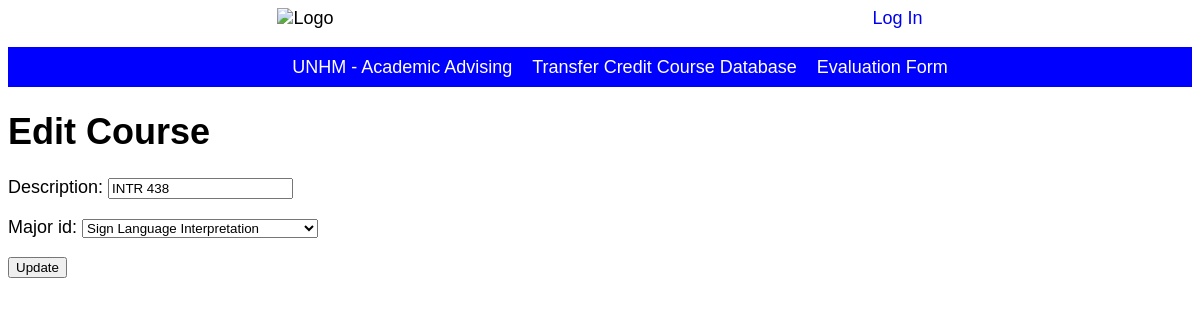
The page /requirements-edit/1 on the database as committed earlier.
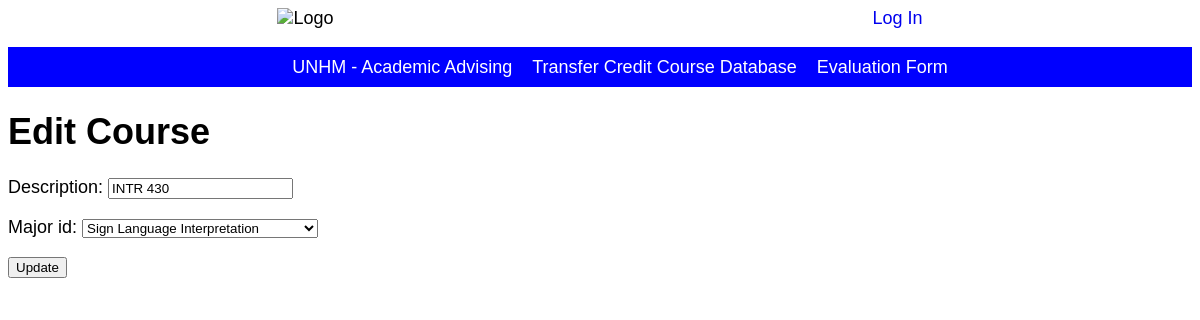
The same page on the database as committed later.
### transfer/models/model_requirement.py (models this page shows, shortened)
class MajorRequirement(models.Model):
    description = models.CharField(max_length=100, blank=True, null=True)
    major_id = models.ForeignKey(Major, on_delete=models.CASCADE)

### transfer/views/requirement_view.py (the view)
# urls.py: path('requirements-edit/<int:pk>', RequirementUpdateView.as_view(), name='requirement_edit'),
class RequirementUpdateView(UpdateView):
    model = MajorRequirement
    template_name = 'requirement/major_req_edit.html'
    success_url = reverse_lazy('requirement_home')
    fields = '__all__'

### transfer/models/model_major.py (called while the page is built)
    def __str__(self):
        return self.major_name

### transfer/templates/requirement/major_req_edit.html
{% extends 'base.html' %}
{% block content %}
<h1>Edit Course</h1>
<form action="" method="post">{% csrf_token %}
{{ form.as_p }}
<input type="submit" value="Update" />
</form>
{% endblock content %}

Rows that differ between the two databases and show on the page:
changed MajorRequirement "Sign Language Interpretation": description "INTR 438" → "INTR 430"
